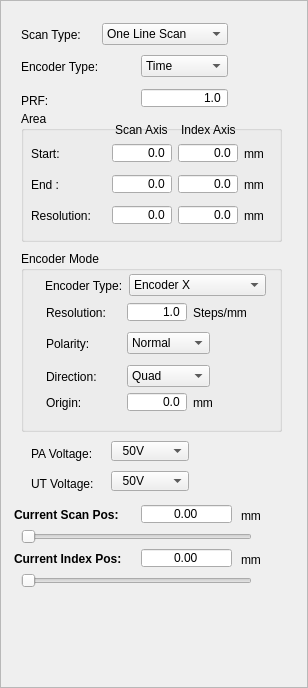
<?xml version="1.0" encoding="UTF-8"?>
<ui version="4.0">
 <class>InstrumentSettingWidget</class>
 <widget class="QWidget" name="InstrumentSettingWidget">
  <property name="geometry">
   <rect>
    <x>0</x>
    <y>0</y>
    <width>308</width>
    <height>688</height>
   </rect>
  </property>
  <property name="windowTitle">
   <string>Form</string>
  </property>
  <layout class="QVBoxLayout" name="verticalLayout">
   <property name="spacing">
    <number>0</number>
   </property>
   <property name="margin">
    <number>0</number>
   </property>
   <item>
    <widget class="QScrollArea" name="scrollArea">
     <property name="horizontalScrollBarPolicy">
      <enum>Qt::ScrollBarAlwaysOff</enum>
     </property>
     <property name="widgetResizable">
      <bool>false</bool>
     </property>
     <widget class="QWidget" name="scrollAreaWidgetContents">
      <property name="geometry">
       <rect>
        <x>0</x>
        <y>0</y>
        <width>287</width>
        <height>686</height>
       </rect>
      </property>
      <widget class="QLabel" name="LabelPaValtage">
       <property name="geometry">
        <rect>
         <x>30</x>
         <y>440</y>
         <width>75</width>
         <height>25</height>
        </rect>
       </property>
       <property name="sizePolicy">
        <sizepolicy hsizetype="Fixed" vsizetype="Fixed">
         <horstretch>0</horstretch>
         <verstretch>0</verstretch>
        </sizepolicy>
       </property>
       <property name="minimumSize">
        <size>
         <width>75</width>
         <height>25</height>
        </size>
       </property>
       <property name="text">
        <string>PA Voltage:</string>
       </property>
      </widget>
      <widget class="QLabel" name="LabelUtVolatage">
       <property name="geometry">
        <rect>
         <x>30</x>
         <y>470</y>
         <width>75</width>
         <height>25</height>
        </rect>
       </property>
       <property name="sizePolicy">
        <sizepolicy hsizetype="Fixed" vsizetype="Fixed">
         <horstretch>0</horstretch>
         <verstretch>0</verstretch>
        </sizepolicy>
       </property>
       <property name="minimumSize">
        <size>
         <width>75</width>
         <height>25</height>
        </size>
       </property>
       <property name="text">
        <string>UT Voltage:</string>
       </property>
      </widget>
      <widget class="QWidget" name="layoutWidget_5">
       <property name="geometry">
        <rect>
         <x>20</x>
         <y>20</y>
         <width>207</width>
         <height>93</height>
        </rect>
       </property>
       <layout class="QGridLayout" name="gridLayout_10">
        <item row="0" column="0">
         <widget class="QLabel" name="LabelScanType">
          <property name="sizePolicy">
           <sizepolicy hsizetype="Fixed" vsizetype="Fixed">
            <horstretch>0</horstretch>
            <verstretch>0</verstretch>
           </sizepolicy>
          </property>
          <property name="minimumSize">
           <size>
            <width>75</width>
            <height>25</height>
           </size>
          </property>
          <property name="text">
           <string>Scan Type:</string>
          </property>
         </widget>
        </item>
        <item row="0" column="1" colspan="2">
         <widget class="QComboBox" name="ComScanType">
          <item>
           <property name="text">
            <string>One Line Scan</string>
           </property>
          </item>
          <item>
           <property name="text">
            <string>Two Line Scan</string>
           </property>
          </item>
         </widget>
        </item>
        <item row="1" column="0" colspan="2">
         <widget class="QLabel" name="LabelEncoderType">
          <property name="sizePolicy">
           <sizepolicy hsizetype="Fixed" vsizetype="Fixed">
            <horstretch>0</horstretch>
            <verstretch>0</verstretch>
           </sizepolicy>
          </property>
          <property name="minimumSize">
           <size>
            <width>75</width>
            <height>25</height>
           </size>
          </property>
          <property name="text">
           <string>Encoder Type:</string>
          </property>
         </widget>
        </item>
        <item row="1" column="2">
         <widget class="QComboBox" name="ComEncoderType">
          <item>
           <property name="text">
            <string>Time</string>
           </property>
          </item>
          <item>
           <property name="text">
            <string>Encoder X</string>
           </property>
          </item>
          <item>
           <property name="text">
            <string>Encoder Y</string>
           </property>
          </item>
         </widget>
        </item>
        <item row="2" column="0">
         <widget class="QLabel" name="LabelPrf">
          <property name="sizePolicy">
           <sizepolicy hsizetype="Fixed" vsizetype="Fixed">
            <horstretch>0</horstretch>
            <verstretch>0</verstretch>
           </sizepolicy>
          </property>
          <property name="minimumSize">
           <size>
            <width>70</width>
            <height>25</height>
           </size>
          </property>
          <property name="maximumSize">
           <size>
            <width>70</width>
            <height>20</height>
           </size>
          </property>
          <property name="text">
           <string>PRF:</string>
          </property>
         </widget>
        </item>
        <item row="2" column="2">
         <widget class="QDoubleSpinBox" name="ValuePrf">
          <property name="sizePolicy">
           <sizepolicy hsizetype="Minimum" vsizetype="Fixed">
            <horstretch>0</horstretch>
            <verstretch>0</verstretch>
           </sizepolicy>
          </property>
          <property name="minimumSize">
           <size>
            <width>50</width>
            <height>20</height>
           </size>
          </property>
          <property name="maximumSize">
           <size>
            <width>16777215</width>
            <height>20</height>
           </size>
          </property>
          <property name="alignment">
           <set>Qt::AlignRight|Qt::AlignTrailing|Qt::AlignVCenter</set>
          </property>
          <property name="buttonSymbols">
           <enum>QAbstractSpinBox::NoButtons</enum>
          </property>
          <property name="decimals">
           <number>1</number>
          </property>
          <property name="minimum">
           <double>1.000000000000000</double>
          </property>
          <property name="maximum">
           <double>6000.000000000000000</double>
          </property>
         </widget>
        </item>
       </layout>
      </widget>
      <widget class="QGroupBox" name="BoxScanArea">
       <property name="geometry">
        <rect>
         <x>20</x>
         <y>110</y>
         <width>261</width>
         <height>131</height>
        </rect>
       </property>
       <property name="title">
        <string>Area</string>
       </property>
       <widget class="QLabel" name="LabelPaValtage_2">
        <property name="geometry">
         <rect>
          <x>94</x>
          <y>9</y>
          <width>61</width>
          <height>20</height>
         </rect>
        </property>
        <property name="sizePolicy">
         <sizepolicy hsizetype="Preferred" vsizetype="Preferred">
          <horstretch>111</horstretch>
          <verstretch>25</verstretch>
         </sizepolicy>
        </property>
        <property name="minimumSize">
         <size>
          <width>0</width>
          <height>0</height>
         </size>
        </property>
        <property name="text">
         <string>Scan Axis</string>
        </property>
       </widget>
       <widget class="QLabel" name="LabelPaValtage_3">
        <property name="geometry">
         <rect>
          <x>160</x>
          <y>9</y>
          <width>61</width>
          <height>20</height>
         </rect>
        </property>
        <property name="sizePolicy">
         <sizepolicy hsizetype="Preferred" vsizetype="Preferred">
          <horstretch>111</horstretch>
          <verstretch>25</verstretch>
         </sizepolicy>
        </property>
        <property name="minimumSize">
         <size>
          <width>0</width>
          <height>0</height>
         </size>
        </property>
        <property name="text">
         <string>Index Axis</string>
        </property>
       </widget>
       <widget class="QWidget" name="layoutWidget2">
        <property name="geometry">
         <rect>
          <x>10</x>
          <y>30</y>
          <width>241</width>
          <height>89</height>
         </rect>
        </property>
        <layout class="QGridLayout" name="gridLayout">
         <item row="0" column="0">
          <widget class="QLabel" name="LabelScanStart">
           <property name="sizePolicy">
            <sizepolicy hsizetype="Fixed" vsizetype="Fixed">
             <horstretch>0</horstretch>
             <verstretch>0</verstretch>
            </sizepolicy>
           </property>
           <property name="minimumSize">
            <size>
             <width>75</width>
             <height>25</height>
            </size>
           </property>
           <property name="text">
            <string>Start:</string>
           </property>
          </widget>
         </item>
         <item row="0" column="1">
          <widget class="QDoubleSpinBox" name="ValueScanStart">
           <property name="sizePolicy">
            <sizepolicy hsizetype="Fixed" vsizetype="Fixed">
             <horstretch>0</horstretch>
             <verstretch>0</verstretch>
            </sizepolicy>
           </property>
           <property name="minimumSize">
            <size>
             <width>60</width>
             <height>20</height>
            </size>
           </property>
           <property name="maximumSize">
            <size>
             <width>60</width>
             <height>20</height>
            </size>
           </property>
           <property name="alignment">
            <set>Qt::AlignRight|Qt::AlignTrailing|Qt::AlignVCenter</set>
           </property>
           <property name="buttonSymbols">
            <enum>QAbstractSpinBox::NoButtons</enum>
           </property>
           <property name="decimals">
            <number>1</number>
           </property>
           <property name="minimum">
            <double>-10000.000000000000000</double>
           </property>
           <property name="maximum">
            <double>10000.000000000000000</double>
           </property>
          </widget>
         </item>
         <item row="0" column="2">
          <widget class="QDoubleSpinBox" name="ValueIndexStart">
           <property name="sizePolicy">
            <sizepolicy hsizetype="Fixed" vsizetype="Fixed">
             <horstretch>0</horstretch>
             <verstretch>0</verstretch>
            </sizepolicy>
           </property>
           <property name="minimumSize">
            <size>
             <width>60</width>
             <height>20</height>
            </size>
           </property>
           <property name="maximumSize">
            <size>
             <width>60</width>
             <height>20</height>
            </size>
           </property>
           <property name="alignment">
            <set>Qt::AlignRight|Qt::AlignTrailing|Qt::AlignVCenter</set>
           </property>
           <property name="buttonSymbols">
            <enum>QAbstractSpinBox::NoButtons</enum>
           </property>
           <property name="decimals">
            <number>1</number>
           </property>
           <property name="minimum">
            <double>-10000.000000000000000</double>
           </property>
           <property name="maximum">
            <double>10000.000000000000000</double>
           </property>
          </widget>
         </item>
         <item row="0" column="3">
          <widget class="QLabel" name="LabelScanStartUnit">
           <property name="text">
            <string>mm</string>
           </property>
          </widget>
         </item>
         <item row="1" column="0">
          <widget class="QLabel" name="LabelScanEnd">
           <property name="sizePolicy">
            <sizepolicy hsizetype="Fixed" vsizetype="Fixed">
             <horstretch>0</horstretch>
             <verstretch>0</verstretch>
            </sizepolicy>
           </property>
           <property name="minimumSize">
            <size>
             <width>75</width>
             <height>25</height>
            </size>
           </property>
           <property name="text">
            <string>End :</string>
           </property>
          </widget>
         </item>
         <item row="1" column="1">
          <widget class="QDoubleSpinBox" name="ValueScanEnd">
           <property name="sizePolicy">
            <sizepolicy hsizetype="Fixed" vsizetype="Fixed">
             <horstretch>0</horstretch>
             <verstretch>0</verstretch>
            </sizepolicy>
           </property>
           <property name="minimumSize">
            <size>
             <width>60</width>
             <height>20</height>
            </size>
           </property>
           <property name="maximumSize">
            <size>
             <width>60</width>
             <height>20</height>
            </size>
           </property>
           <property name="alignment">
            <set>Qt::AlignRight|Qt::AlignTrailing|Qt::AlignVCenter</set>
           </property>
           <property name="buttonSymbols">
            <enum>QAbstractSpinBox::NoButtons</enum>
           </property>
           <property name="decimals">
            <number>1</number>
           </property>
           <property name="minimum">
            <double>-10000.000000000000000</double>
           </property>
           <property name="maximum">
            <double>10000.000000000000000</double>
           </property>
          </widget>
         </item>
         <item row="1" column="2">
          <widget class="QDoubleSpinBox" name="ValueIndexStop">
           <property name="sizePolicy">
            <sizepolicy hsizetype="Fixed" vsizetype="Fixed">
             <horstretch>0</horstretch>
             <verstretch>0</verstretch>
            </sizepolicy>
           </property>
           <property name="minimumSize">
            <size>
             <width>60</width>
             <height>20</height>
            </size>
           </property>
           <property name="maximumSize">
            <size>
             <width>60</width>
             <height>20</height>
            </size>
           </property>
           <property name="alignment">
            <set>Qt::AlignRight|Qt::AlignTrailing|Qt::AlignVCenter</set>
           </property>
           <property name="buttonSymbols">
            <enum>QAbstractSpinBox::NoButtons</enum>
           </property>
           <property name="decimals">
            <number>1</number>
           </property>
           <property name="minimum">
            <double>-10000.000000000000000</double>
           </property>
           <property name="maximum">
            <double>10000.000000000000000</double>
           </property>
          </widget>
         </item>
         <item row="1" column="3">
          <widget class="QLabel" name="LabelScanEndUnit">
           <property name="text">
            <string>mm</string>
           </property>
          </widget>
         </item>
         <item row="2" column="0">
          <widget class="QLabel" name="LabelScanResolution">
           <property name="sizePolicy">
            <sizepolicy hsizetype="Fixed" vsizetype="Fixed">
             <horstretch>0</horstretch>
             <verstretch>0</verstretch>
            </sizepolicy>
           </property>
           <property name="minimumSize">
            <size>
             <width>75</width>
             <height>25</height>
            </size>
           </property>
           <property name="text">
            <string>Resolution:</string>
           </property>
          </widget>
         </item>
         <item row="2" column="1">
          <widget class="QDoubleSpinBox" name="ValueScanResolution">
           <property name="sizePolicy">
            <sizepolicy hsizetype="Fixed" vsizetype="Fixed">
             <horstretch>0</horstretch>
             <verstretch>0</verstretch>
            </sizepolicy>
           </property>
           <property name="minimumSize">
            <size>
             <width>60</width>
             <height>20</height>
            </size>
           </property>
           <property name="maximumSize">
            <size>
             <width>60</width>
             <height>20</height>
            </size>
           </property>
           <property name="alignment">
            <set>Qt::AlignRight|Qt::AlignTrailing|Qt::AlignVCenter</set>
           </property>
           <property name="buttonSymbols">
            <enum>QAbstractSpinBox::NoButtons</enum>
           </property>
           <property name="decimals">
            <number>1</number>
           </property>
           <property name="minimum">
            <double>-10000.000000000000000</double>
           </property>
           <property name="maximum">
            <double>10000.000000000000000</double>
           </property>
          </widget>
         </item>
         <item row="2" column="2">
          <widget class="QDoubleSpinBox" name="ValueIndexResolution">
           <property name="sizePolicy">
            <sizepolicy hsizetype="Fixed" vsizetype="Fixed">
             <horstretch>0</horstretch>
             <verstretch>0</verstretch>
            </sizepolicy>
           </property>
           <property name="minimumSize">
            <size>
             <width>60</width>
             <height>20</height>
            </size>
           </property>
           <property name="maximumSize">
            <size>
             <width>60</width>
             <height>20</height>
            </size>
           </property>
           <property name="alignment">
            <set>Qt::AlignRight|Qt::AlignTrailing|Qt::AlignVCenter</set>
           </property>
           <property name="buttonSymbols">
            <enum>QAbstractSpinBox::NoButtons</enum>
           </property>
           <property name="decimals">
            <number>1</number>
           </property>
           <property name="minimum">
            <double>-10000.000000000000000</double>
           </property>
           <property name="maximum">
            <double>10000.000000000000000</double>
           </property>
          </widget>
         </item>
         <item row="2" column="3">
          <widget class="QLabel" name="LabelScanResolutionUnit">
           <property name="text">
            <string>mm</string>
           </property>
          </widget>
         </item>
        </layout>
       </widget>
      </widget>
      <widget class="QGroupBox" name="BoxEncoderMode">
       <property name="geometry">
        <rect>
         <x>20</x>
         <y>250</y>
         <width>261</width>
         <height>181</height>
        </rect>
       </property>
       <property name="title">
        <string>Encoder Mode</string>
       </property>
       <widget class="QWidget" name="layoutWidget1">
        <property name="geometry">
         <rect>
          <x>24</x>
          <y>20</y>
          <width>221</width>
          <height>29</height>
         </rect>
        </property>
        <layout class="QHBoxLayout" name="horizontalLayout_5">
         <item>
          <widget class="QLabel" name="LabelEncoderType_2">
           <property name="sizePolicy">
            <sizepolicy hsizetype="Fixed" vsizetype="Fixed">
             <horstretch>0</horstretch>
             <verstretch>0</verstretch>
            </sizepolicy>
           </property>
           <property name="minimumSize">
            <size>
             <width>75</width>
             <height>25</height>
            </size>
           </property>
           <property name="text">
            <string>Encoder Type:</string>
           </property>
          </widget>
         </item>
         <item>
          <widget class="QComboBox" name="ComEncoderTypeSetting">
           <item>
            <property name="text">
             <string>Encoder X</string>
            </property>
           </item>
           <item>
            <property name="text">
             <string>Encoder Y</string>
            </property>
           </item>
          </widget>
         </item>
        </layout>
       </widget>
       <widget class="QWidget" name="layoutWidget_2">
        <property name="geometry">
         <rect>
          <x>25</x>
          <y>48</y>
          <width>221</width>
          <height>27</height>
         </rect>
        </property>
        <layout class="QHBoxLayout" name="horizontalLayout_6">
         <item>
          <widget class="QLabel" name="LabelResolution">
           <property name="sizePolicy">
            <sizepolicy hsizetype="Fixed" vsizetype="Fixed">
             <horstretch>0</horstretch>
             <verstretch>0</verstretch>
            </sizepolicy>
           </property>
           <property name="minimumSize">
            <size>
             <width>75</width>
             <height>25</height>
            </size>
           </property>
           <property name="text">
            <string>Resolution:</string>
           </property>
          </widget>
         </item>
         <item>
          <widget class="QDoubleSpinBox" name="ValueEncoderResolution">
           <property name="sizePolicy">
            <sizepolicy hsizetype="Fixed" vsizetype="Fixed">
             <horstretch>0</horstretch>
             <verstretch>0</verstretch>
            </sizepolicy>
           </property>
           <property name="minimumSize">
            <size>
             <width>60</width>
             <height>20</height>
            </size>
           </property>
           <property name="maximumSize">
            <size>
             <width>60</width>
             <height>20</height>
            </size>
           </property>
           <property name="alignment">
            <set>Qt::AlignRight|Qt::AlignTrailing|Qt::AlignVCenter</set>
           </property>
           <property name="buttonSymbols">
            <enum>QAbstractSpinBox::NoButtons</enum>
           </property>
           <property name="decimals">
            <number>1</number>
           </property>
           <property name="minimum">
            <double>1.000000000000000</double>
           </property>
           <property name="maximum">
            <double>10000.000000000000000</double>
           </property>
          </widget>
         </item>
         <item>
          <widget class="QLabel" name="LabelEncoderResolutionUnit">
           <property name="text">
            <string>Steps/mm</string>
           </property>
          </widget>
         </item>
        </layout>
       </widget>
       <widget class="QWidget" name="layoutWidget_3">
        <property name="geometry">
         <rect>
          <x>25</x>
          <y>78</y>
          <width>164</width>
          <height>62</height>
         </rect>
        </property>
        <layout class="QGridLayout" name="gridLayout_12">
         <item row="0" column="0">
          <widget class="QLabel" name="LabelEncoderPolarity">
           <property name="sizePolicy">
            <sizepolicy hsizetype="Fixed" vsizetype="Fixed">
             <horstretch>0</horstretch>
             <verstretch>0</verstretch>
            </sizepolicy>
           </property>
           <property name="minimumSize">
            <size>
             <width>75</width>
             <height>25</height>
            </size>
           </property>
           <property name="text">
            <string>Polarity:</string>
           </property>
          </widget>
         </item>
         <item row="0" column="1">
          <widget class="QComboBox" name="ComEncoderPolarity">
           <item>
            <property name="text">
             <string>Normal</string>
            </property>
           </item>
           <item>
            <property name="text">
             <string>Inverse</string>
            </property>
           </item>
          </widget>
         </item>
         <item row="1" column="0">
          <widget class="QLabel" name="LabelEncoderDirection">
           <property name="sizePolicy">
            <sizepolicy hsizetype="Fixed" vsizetype="Fixed">
             <horstretch>0</horstretch>
             <verstretch>0</verstretch>
            </sizepolicy>
           </property>
           <property name="minimumSize">
            <size>
             <width>75</width>
             <height>25</height>
            </size>
           </property>
           <property name="text">
            <string>Direction:</string>
           </property>
          </widget>
         </item>
         <item row="1" column="1">
          <widget class="QComboBox" name="ComEncoderDirection">
           <item>
            <property name="text">
             <string>Quad</string>
            </property>
           </item>
           <item>
            <property name="text">
             <string>Up</string>
            </property>
           </item>
           <item>
            <property name="text">
             <string>Down</string>
            </property>
           </item>
          </widget>
         </item>
        </layout>
       </widget>
       <widget class="QWidget" name="layoutWidget">
        <property name="geometry">
         <rect>
          <x>25</x>
          <y>138</y>
          <width>201</width>
          <height>27</height>
         </rect>
        </property>
        <layout class="QHBoxLayout" name="horizontalLayout">
         <item>
          <widget class="QLabel" name="LabelEncoderOrg">
           <property name="sizePolicy">
            <sizepolicy hsizetype="Fixed" vsizetype="Fixed">
             <horstretch>0</horstretch>
             <verstretch>0</verstretch>
            </sizepolicy>
           </property>
           <property name="minimumSize">
            <size>
             <width>75</width>
             <height>25</height>
            </size>
           </property>
           <property name="text">
            <string>Origin:</string>
           </property>
          </widget>
         </item>
         <item>
          <widget class="QDoubleSpinBox" name="ValueEncoderOrg">
           <property name="sizePolicy">
            <sizepolicy hsizetype="Fixed" vsizetype="Fixed">
             <horstretch>0</horstretch>
             <verstretch>0</verstretch>
            </sizepolicy>
           </property>
           <property name="minimumSize">
            <size>
             <width>60</width>
             <height>20</height>
            </size>
           </property>
           <property name="maximumSize">
            <size>
             <width>60</width>
             <height>20</height>
            </size>
           </property>
           <property name="alignment">
            <set>Qt::AlignRight|Qt::AlignTrailing|Qt::AlignVCenter</set>
           </property>
           <property name="buttonSymbols">
            <enum>QAbstractSpinBox::NoButtons</enum>
           </property>
           <property name="decimals">
            <number>1</number>
           </property>
           <property name="minimum">
            <double>-10000.000000000000000</double>
           </property>
           <property name="maximum">
            <double>10000.000000000000000</double>
           </property>
          </widget>
         </item>
         <item>
          <widget class="QLabel" name="LabeEncoderOrgUnit">
           <property name="text">
            <string>mm</string>
           </property>
          </widget>
         </item>
        </layout>
       </widget>
      </widget>
      <widget class="QComboBox" name="ComVoltageUt">
       <property name="geometry">
        <rect>
         <x>110</x>
         <y>470</y>
         <width>78</width>
         <height>20</height>
        </rect>
       </property>
       <item>
        <property name="text">
         <string>  50V</string>
        </property>
       </item>
       <item>
        <property name="text">
         <string>100V </string>
        </property>
       </item>
       <item>
        <property name="text">
         <string>200V</string>
        </property>
       </item>
      </widget>
      <widget class="QComboBox" name="ComVoltagePa">
       <property name="geometry">
        <rect>
         <x>110</x>
         <y>440</y>
         <width>78</width>
         <height>20</height>
        </rect>
       </property>
       <item>
        <property name="text">
         <string>  50V</string>
        </property>
       </item>
       <item>
        <property name="text">
         <string>100V </string>
        </property>
       </item>
      </widget>
      <widget class="QLabel" name="LabelScanPos">
       <property name="geometry">
        <rect>
         <x>13</x>
         <y>500</y>
         <width>131</width>
         <height>28</height>
        </rect>
       </property>
       <property name="font">
        <font>
         <weight>75</weight>
         <bold>true</bold>
        </font>
       </property>
       <property name="text">
        <string>Current Scan Pos:</string>
       </property>
      </widget>
      <widget class="QSlider" name="SliderCurrentScanPos">
       <property name="geometry">
        <rect>
         <x>20</x>
         <y>525</y>
         <width>231</width>
         <height>21</height>
        </rect>
       </property>
       <property name="minimum">
        <number>1</number>
       </property>
       <property name="maximum">
        <number>256</number>
       </property>
       <property name="pageStep">
        <number>1</number>
       </property>
       <property name="orientation">
        <enum>Qt::Horizontal</enum>
       </property>
      </widget>
      <widget class="QDoubleSpinBox" name="SpinBoxCurrentScanPos">
       <property name="geometry">
        <rect>
         <x>140</x>
         <y>503</y>
         <width>91</width>
         <height>20</height>
        </rect>
       </property>
       <property name="alignment">
        <set>Qt::AlignCenter</set>
       </property>
       <property name="buttonSymbols">
        <enum>QAbstractSpinBox::NoButtons</enum>
       </property>
       <property name="minimum">
        <double>-10000.000000000000000</double>
       </property>
       <property name="maximum">
        <double>10000.000000000000000</double>
       </property>
      </widget>
      <widget class="QLabel" name="LabelIndexPos">
       <property name="geometry">
        <rect>
         <x>13</x>
         <y>544</y>
         <width>131</width>
         <height>28</height>
        </rect>
       </property>
       <property name="font">
        <font>
         <weight>75</weight>
         <bold>true</bold>
        </font>
       </property>
       <property name="text">
        <string>Current Index Pos:</string>
       </property>
      </widget>
      <widget class="QDoubleSpinBox" name="SpinBoxCurrentIndexPos">
       <property name="geometry">
        <rect>
         <x>140</x>
         <y>547</y>
         <width>91</width>
         <height>20</height>
        </rect>
       </property>
       <property name="alignment">
        <set>Qt::AlignCenter</set>
       </property>
       <property name="buttonSymbols">
        <enum>QAbstractSpinBox::NoButtons</enum>
       </property>
      </widget>
      <widget class="QSlider" name="SliderCurrentIndexPos">
       <property name="geometry">
        <rect>
         <x>20</x>
         <y>569</y>
         <width>231</width>
         <height>21</height>
        </rect>
       </property>
       <property name="minimum">
        <number>1</number>
       </property>
       <property name="maximum">
        <number>256</number>
       </property>
       <property name="pageStep">
        <number>1</number>
       </property>
       <property name="orientation">
        <enum>Qt::Horizontal</enum>
       </property>
      </widget>
      <widget class="QLabel" name="LabelScanPosUnit">
       <property name="geometry">
        <rect>
         <x>240</x>
         <y>505</y>
         <width>41</width>
         <height>20</height>
        </rect>
       </property>
       <property name="text">
        <string>mm</string>
       </property>
      </widget>
      <widget class="QLabel" name="LabelIndexPosUnit">
       <property name="geometry">
        <rect>
         <x>240</x>
         <y>549</y>
         <width>41</width>
         <height>20</height>
        </rect>
       </property>
       <property name="text">
        <string>mm</string>
       </property>
      </widget>
     </widget>
    </widget>
   </item>
  </layout>
 </widget>
 <resources/>
 <connections/>
</ui>
